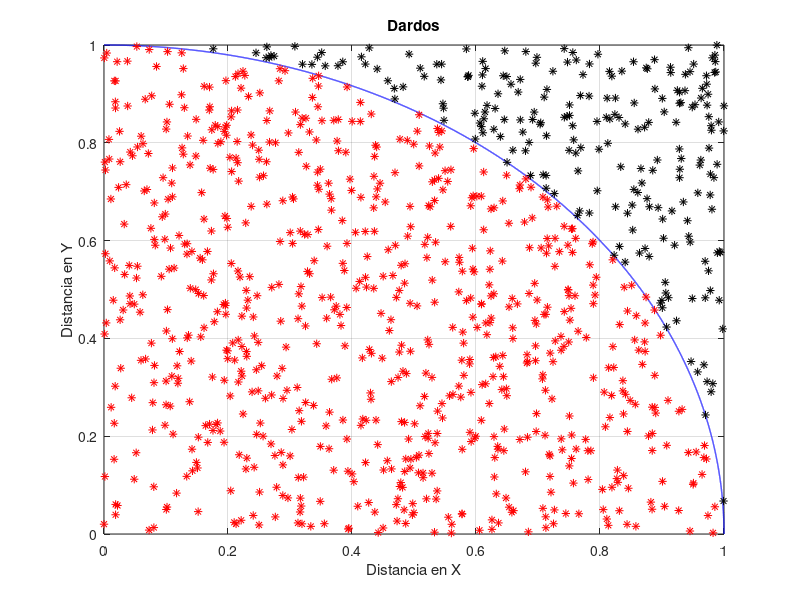

Reproduce this figure in MATLAB.
clc
clear all
close all

n  = 0;       
N  = 1000;    %Numero de tiros    
DC = 0;       %Numero de dardos dentro del circulo
DF = 0;       %Numero de dardos fuera del circulo

D = rand(N,2);  %Genera la matrix con la posicion de los dardos

%Se dibuja un cuarto de circulo de radio 1
ang = 0:0.0001:pi/2;
x = 1*cos(ang);
y = 1*sin(ang);
plot(x,y,'b','linewidth',1)
hold on, grid on 


while (n < N)
    
d(n+1) = sqrt((D(n+1,1)^2)+(D(n+1,2)^2)); %Calcula la distancia de 
                                          %cada punto respecto al origen
if (d(n+1) <= 1)
    DC = DC+1; colour = 'r';              
else
    DF = DF+1; colour = 'k';
end
n = n+1;

set(gcf,'name',sprintf('pi = %.4f',4*DC/n)); %Muestra en la figura el valor
                                             %aproximado de pi segun el
                                             %numero de iteracion en tiempo
                                             %real
plot(D(n,1),D(n,2),'*','color',colour);
xlabel('Distancia en X')
ylabel('Distancia en Y')
title('Dardos')
axis([0 1 0 1])
getframe(gcf);
end

disp('Numero de dardos dentro del circulo ')
disp(DC)

disp('Numero de dardos fuera del circulo')
disp(DF)
    


